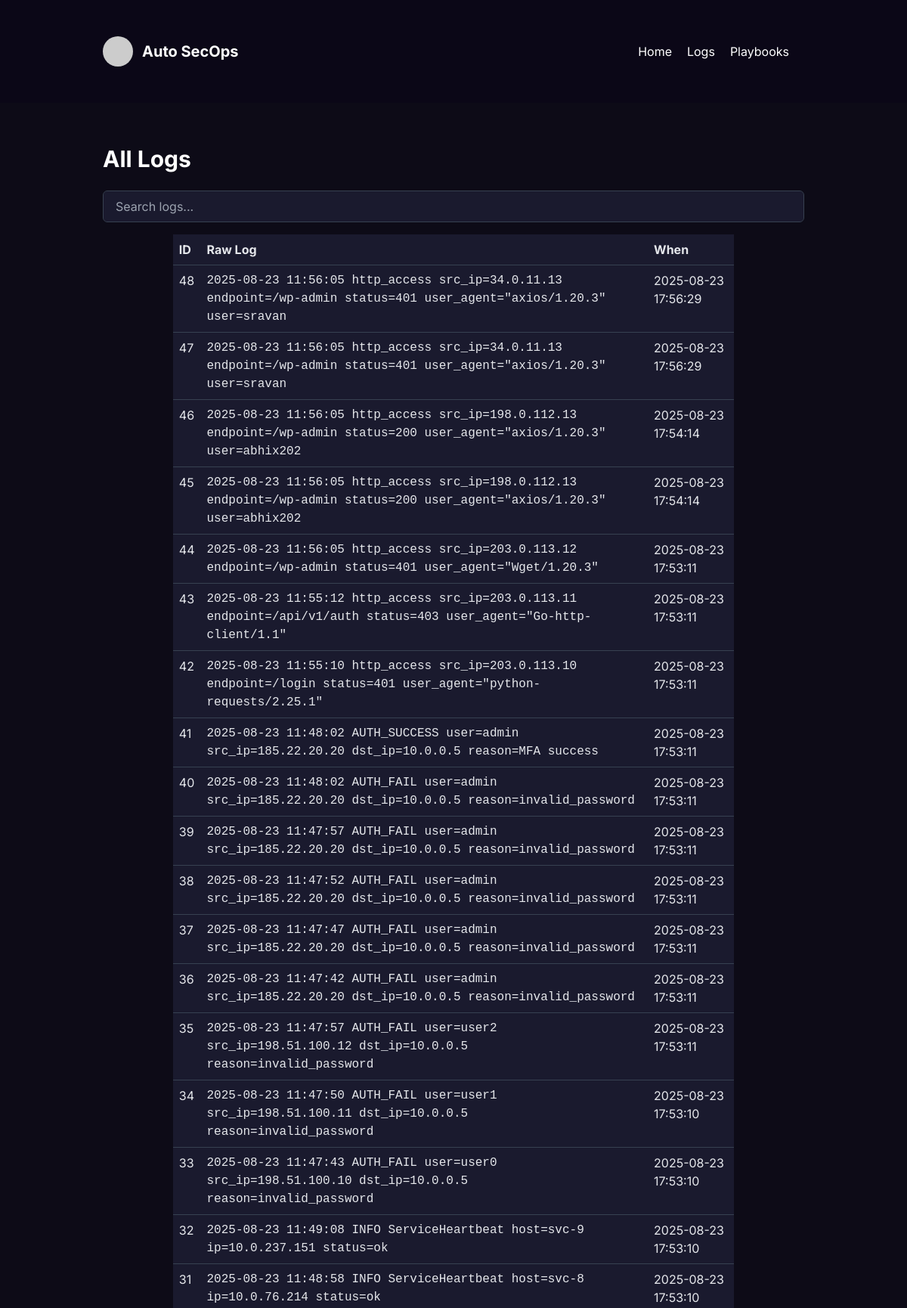
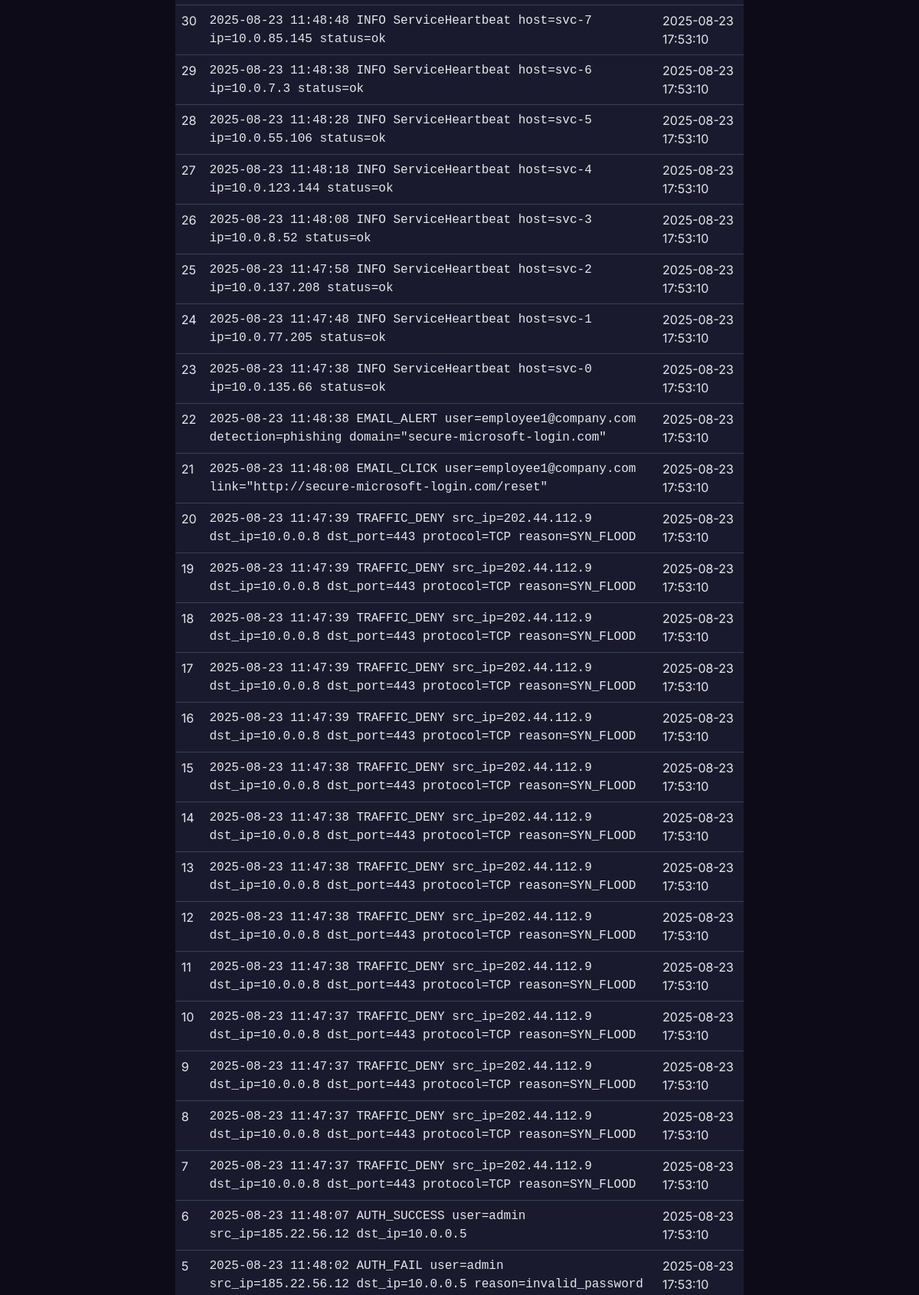
Page /logs (upper part) on the committed database (2 pictures, top to bottom).
### app.py (models this page shows)
class Log(db.Model):
    id = db.Column(db.Integer, primary_key=True)
    raw = db.Column(db.Text, nullable=False)
    timestamp = db.Column(db.DateTime, nullable=True)
    udm = db.Column(db.Text)  # JSON string
    created_at = db.Column(db.DateTime, default=now_utc)

### app.py (the view)
@app.route('/logs')
def view_logs():
    q = request.args.get('q')
    if q:
        logs = Log.query.filter(Log.raw.contains(q)).order_by(Log.created_at.desc()).limit(200).all()
    else:
        logs = Log.query.order_by(Log.created_at.desc()).limit(200).all()
    return render_template('logs.html', logs=logs, q=q)

### templates/logs.html (shortened to what this page needs)
<!doctype html>
<html lang="en">
<head>
    <link href="https://cdn.jsdelivr.net/npm/bootstrap@5.3.0/dist/css/bootstrap.min.css" rel="stylesheet">
    <link href="https://cdn.jsdelivr.net/npm/tailwindcss@2.2.19/dist/tailwind.min.css" rel="stylesheet">
</head>
<body>
    <div class="fixed top-0 left-0 w-full z-50">
        <header class="text-white body-font bg-custom-dark">
            <div class="container mx-auto flex p-5 items-center justify-between">
                <a class="flex items-center text-white">
                    <img src="https://placehold.co/40x40/5c5c8a/FFFFFF" alt="Logo" class="w-10 h-10 rounded-full">
                    <span class="ml-3 text-xl font-bold">Auto SecOps</span>
                </a>
                <nav class="md:ml-auto flex flex-wrap items-center text-base justify-center">
                    <a href="/" class="mr-5 hover:text-purple-400 cursor-pointer transition-colors">Home</a>
                    <a href="/logs" class="mr-5 hover:text-purple-400 cursor-pointer transition-colors">Logs</a>
                    <a href="/playbooks" class="mr-5 hover:text-purple-400 cursor-pointer transition-colors">Playbooks</a>
                </nav>
            </div>
        </header>
    </div>
    <main class="min-h-screen bg-gray-900 pt-24">
        <section id="logs" class="text-gray-400 body-font">
            <div class="container mx-auto px-5 py-24">
                <h2 class="text-3xl font-bold text-white mb-4">All Logs</h2>
                <form class="mb-3">
                    <input name="q" placeholder="Search logs..." class="form-control bg-gray-800 bg-opacity-40 rounded border border-gray-700 focus:border-purple-500 focus:bg-gray-900 focus:ring-2 focus:ring-purple-900 text-base outline-none text-gray-100 py-1 px-3 leading-8 transition-colors duration-200 ease-in-out" value="{{ q or '' }}">
                </form>
                <div class="w-full lg:w-4/5 mx-auto">
                    <table class="table w-full table-dark-custom">
                        <thead>
                            <tr>
                                <th>ID</th>
                                <th>Raw Log</th>
                                <th>When</th>
                            </tr>
                        </thead>
                        <tbody>
                            {% for log in logs %}
                            <tr>
                                <td>{{ log.id }}</td>
                                <td><pre class="text-gray-200" style="white-space:pre-wrap;">{{ log.raw }}</pre></td>
                                <td>{{ log.created_at.strftime('%Y-%m-%d %H:%M:%S') }}</td>
                            </tr>
                            {% endfor %}
                        </tbody>
                    </table>
                </div>
            </div>
        </section>
    </main>
</body>
</html>

### templates/logs.html (style rules this page uses)
body { font-family: 'Inter', sans-serif; background-color: #0d0b17; }
.bg-custom-dark { background-color: #0b0717; }
.bg-gray-900 { background-color: #0d0b17; }
.bg-gray-800 { background-color: #1a1a2e; }
.table-dark-custom { background-color: #1a1a2e; color: #e5e7eb; }
.table-dark-custom th, .table-dark-custom td { border-color: #374151; background-color: #1a1a2e !important; color: #e5e7eb !important; }
.form-control.bg-gray-800 { background-color: #1a1a2e !important; color: #e5e7eb !important; border-color: #374151 !important; }
.form-control.bg-gray-800::placeholder { color: #9ca3af; }

### rows in the picture
Log: id "48", raw "2025-08-23 11:56:05 http_access src_ip=34.0.11.13 endpoint=/wp-admin status=401 user_agent=\"axios/1.20.3\" user=sravan", created_at "2025-08-23 17:56:29"
Log: id "47", raw "2025-08-23 11:56:05 http_access src_ip=34.0.11.13 endpoint=/wp-admin status=401 user_agent=\"axios/1.20.3\" user=sravan", created_at "2025-08-23 17:56:29"
Log: id "46", raw "2025-08-23 11:56:05 http_access src_ip=198.0.112.13 endpoint=/wp-admin status=200 user_agent=\"axios/1.20.3\" user=abhix202", created_at "2025-08-23 17:54:14"
Log: id "45", raw "2025-08-23 11:56:05 http_access src_ip=198.0.112.13 endpoint=/wp-admin status=200 user_agent=\"axios/1.20.3\" user=abhix202", created_at "2025-08-23 17:54:14"
Log: id "44", raw "2025-08-23 11:56:05 http_access src_ip=203.0.113.12 endpoint=/wp-admin status=401 user_agent=\"Wget/1.20.3\"", created_at "2025-08-23 17:53:11"
Log: id "43", raw "2025-08-23 11:55:12 http_access src_ip=203.0.113.11 endpoint=/api/v1/auth status=403 user_agent=\"Go-http-client/1.1\"", created_at "2025-08-23 17:53:11"
Log: id "42", raw "2025-08-23 11:55:10 http_access src_ip=203.0.113.10 endpoint=/login status=401 user_agent=\"python-requests/2.25.1\"", created_at "2025-08-23 17:53:11"
Log: id "41", raw "2025-08-23 11:48:02 AUTH_SUCCESS user=admin src_ip=185.22.20.20 dst_ip=10.0.0.5 reason=MFA success", created_at "2025-08-23 17:53:11"
Log: id "40", raw "2025-08-23 11:48:02 AUTH_FAIL user=admin src_ip=185.22.20.20 dst_ip=10.0.0.5 reason=invalid_password", created_at "2025-08-23 17:53:11"
Log: id "39", raw "2025-08-23 11:47:57 AUTH_FAIL user=admin src_ip=185.22.20.20 dst_ip=10.0.0.5 reason=invalid_password", created_at "2025-08-23 17:53:11"
Log: id "38", raw "2025-08-23 11:47:52 AUTH_FAIL user=admin src_ip=185.22.20.20 dst_ip=10.0.0.5 reason=invalid_password", created_at "2025-08-23 17:53:11"
Log: id "37", raw "2025-08-23 11:47:47 AUTH_FAIL user=admin src_ip=185.22.20.20 dst_ip=10.0.0.5 reason=invalid_password", created_at "2025-08-23 17:53:11"
Log: id "36", raw "2025-08-23 11:47:42 AUTH_FAIL user=admin src_ip=185.22.20.20 dst_ip=10.0.0.5 reason=invalid_password", created_at "2025-08-23 17:53:11"
Log: id "35", raw "2025-08-23 11:47:57 AUTH_FAIL user=user2 src_ip=198.51.100.12 dst_ip=10.0.0.5 reason=invalid_password", created_at "2025-08-23 17:53:11"
Log: id "34", raw "2025-08-23 11:47:50 AUTH_FAIL user=user1 src_ip=198.51.100.11 dst_ip=10.0.0.5 reason=invalid_password", created_at "2025-08-23 17:53:10"
Log: id "33", raw "2025-08-23 11:47:43 AUTH_FAIL user=user0 src_ip=198.51.100.10 dst_ip=10.0.0.5 reason=invalid_password", created_at "2025-08-23 17:53:10"
Log: id "32", raw "2025-08-23 11:49:08 INFO ServiceHeartbeat host=svc-9 ip=10.0.237.151 status=ok", created_at "2025-08-23 17:53:10"
Log: id "31", raw "2025-08-23 11:48:58 INFO ServiceHeartbeat host=svc-8 ip=10.0.76.214 status=ok", created_at "2025-08-23 17:53:10"
Log: id "30", raw "2025-08-23 11:48:48 INFO ServiceHeartbeat host=svc-7 ip=10.0.85.145 status=ok", created_at "2025-08-23 17:53:10"
Log: id "29", raw "2025-08-23 11:48:38 INFO ServiceHeartbeat host=svc-6 ip=10.0.7.3 status=ok", created_at "2025-08-23 17:53:10"
Log: id "28", raw "2025-08-23 11:48:28 INFO ServiceHeartbeat host=svc-5 ip=10.0.55.106 status=ok", created_at "2025-08-23 17:53:10"
Log: id "27", raw "2025-08-23 11:48:18 INFO ServiceHeartbeat host=svc-4 ip=10.0.123.144 status=ok", created_at "2025-08-23 17:53:10"
Log: id "26", raw "2025-08-23 11:48:08 INFO ServiceHeartbeat host=svc-3 ip=10.0.8.52 status=ok", created_at "2025-08-23 17:53:10"
Log: id "25", raw "2025-08-23 11:47:58 INFO ServiceHeartbeat host=svc-2 ip=10.0.137.208 status=ok", created_at "2025-08-23 17:53:10"
Log: id "24", raw "2025-08-23 11:47:48 INFO ServiceHeartbeat host=svc-1 ip=10.0.77.205 status=ok", created_at "2025-08-23 17:53:10"
Log: id "23", raw "2025-08-23 11:47:38 INFO ServiceHeartbeat host=svc-0 ip=10.0.135.66 status=ok", created_at "2025-08-23 17:53:10"
Log: id "22", raw "2025-08-23 11:48:38 EMAIL_ALERT user=employee1@company.com detection=phishing domain=\"secure-microsoft-login.com\"", created_at "2025-08-23 17:53:10"
Log: id "21", raw "2025-08-23 11:48:08 EMAIL_CLICK user=employee1@company.com link=\"http://secure-microsoft-login.com/reset\"", created_at "2025-08-23 17:53:10"
Log: id "20", raw "2025-08-23 11:47:39 TRAFFIC_DENY src_ip=202.44.112.9 dst_ip=10.0.0.8 dst_port=443 protocol=TCP reason=SYN_FLOOD", created_at "2025-08-23 17:53:10"
Log: id "19", raw "2025-08-23 11:47:39 TRAFFIC_DENY src_ip=202.44.112.9 dst_ip=10.0.0.8 dst_port=443 protocol=TCP reason=SYN_FLOOD", created_at "2025-08-23 17:53:10"
Log: id "18", raw "2025-08-23 11:47:39 TRAFFIC_DENY src_ip=202.44.112.9 dst_ip=10.0.0.8 dst_port=443 protocol=TCP reason=SYN_FLOOD", created_at "2025-08-23 17:53:10"
Log: id "17", raw "2025-08-23 11:47:39 TRAFFIC_DENY src_ip=202.44.112.9 dst_ip=10.0.0.8 dst_port=443 protocol=TCP reason=SYN_FLOOD", created_at "2025-08-23 17:53:10"
Log: id "16", raw "2025-08-23 11:47:39 TRAFFIC_DENY src_ip=202.44.112.9 dst_ip=10.0.0.8 dst_port=443 protocol=TCP reason=SYN_FLOOD", created_at "2025-08-23 17:53:10"
Log: id "15", raw "2025-08-23 11:47:38 TRAFFIC_DENY src_ip=202.44.112.9 dst_ip=10.0.0.8 dst_port=443 protocol=TCP reason=SYN_FLOOD", created_at "2025-08-23 17:53:10"
Log: id "14", raw "2025-08-23 11:47:38 TRAFFIC_DENY src_ip=202.44.112.9 dst_ip=10.0.0.8 dst_port=443 protocol=TCP reason=SYN_FLOOD", created_at "2025-08-23 17:53:10"
Log: id "13", raw "2025-08-23 11:47:38 TRAFFIC_DENY src_ip=202.44.112.9 dst_ip=10.0.0.8 dst_port=443 protocol=TCP reason=SYN_FLOOD", created_at "2025-08-23 17:53:10"
Log: id "12", raw "2025-08-23 11:47:38 TRAFFIC_DENY src_ip=202.44.112.9 dst_ip=10.0.0.8 dst_port=443 protocol=TCP reason=SYN_FLOOD", created_at "2025-08-23 17:53:10"
Log: id "11", raw "2025-08-23 11:47:38 TRAFFIC_DENY src_ip=202.44.112.9 dst_ip=10.0.0.8 dst_port=443 protocol=TCP reason=SYN_FLOOD", created_at "2025-08-23 17:53:10"
Log: id "10", raw "2025-08-23 11:47:37 TRAFFIC_DENY src_ip=202.44.112.9 dst_ip=10.0.0.8 dst_port=443 protocol=TCP reason=SYN_FLOOD", created_at "2025-08-23 17:53:10"
Log: id "9", raw "2025-08-23 11:47:37 TRAFFIC_DENY src_ip=202.44.112.9 dst_ip=10.0.0.8 dst_port=443 protocol=TCP reason=SYN_FLOOD", created_at "2025-08-23 17:53:10"
Log: id "8", raw "2025-08-23 11:47:37 TRAFFIC_DENY src_ip=202.44.112.9 dst_ip=10.0.0.8 dst_port=443 protocol=TCP reason=SYN_FLOOD", created_at "2025-08-23 17:53:10"
Log: id "7", raw "2025-08-23 11:47:37 TRAFFIC_DENY src_ip=202.44.112.9 dst_ip=10.0.0.8 dst_port=443 protocol=TCP reason=SYN_FLOOD", created_at "2025-08-23 17:53:10"
Log: id "6", raw "2025-08-23 11:48:07 AUTH_SUCCESS user=admin src_ip=185.22.56.12 dst_ip=10.0.0.5", created_at "2025-08-23 17:53:10"
Log: id "5", raw "2025-08-23 11:48:02 AUTH_FAIL user=admin src_ip=185.22.56.12 dst_ip=10.0.0.5 reason=invalid_password", created_at "2025-08-23 17:53:10"
